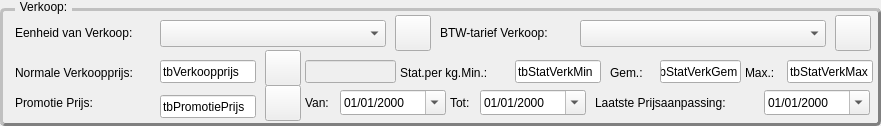
   <widget class="QGroupBox" name="grbxVerkoop">
    <property name="geometry">
     <rect>
      <x>15</x>
      <y>80</y>
      <width>881</width>
      <height>126</height>
     </rect>
    </property>
    <property name="styleSheet">
     <string notr="true">QGroupBox {
border: 3px solid gray;
border-radius: 5px;
margin-top: 8px;
border-style: outset;
}

QGroupBox::title {
subcontrol-origin: margin;
left: 15px;
padding: 0 3px 0 3px;
}</string>
    </property>
    <property name="title">
     <string>Verkoop:</string>
    </property>
    <widget class="QLabel" name="lbEenheidVerkoop">
     <property name="geometry">
      <rect>
       <x>15</x>
       <y>25</y>
       <width>141</width>
       <height>16</height>
      </rect>
     </property>
     <property name="text">
      <string>Eenheid van Verkoop:</string>
     </property>
    </widget>
    <widget class="QComboBox" name="cbxEenheidVerkoop">
     <property name="geometry">
      <rect>
       <x>160</x>
       <y>20</y>
       <width>226</width>
       <height>27</height>
      </rect>
     </property>
    </widget>
    <widget class="QPushButton" name="btnMaintEenheid">
     <property name="geometry">
      <rect>
       <x>395</x>
       <y>15</y>
       <width>36</width>
       <height>36</height>
      </rect>
     </property>
     <property name="focusPolicy">
      <enum>Qt::NoFocus</enum>
     </property>
     <property name="text">
      <string/>
     </property>
     <property name="icon">
      <iconset>
       <normaloff>:/icons/icons/before_change.png</normaloff>:/icons/icons/before_change.png</iconset>
     </property>
    </widget>
    <widget class="QComboBox" name="cbxBTWVerkoop">
     <property name="geometry">
      <rect>
       <x>580</x>
       <y>20</y>
       <width>246</width>
       <height>27</height>
      </rect>
     </property>
    </widget>
    <widget class="QLabel" name="lbBTWVerkoop">
     <property name="geometry">
      <rect>
       <x>440</x>
       <y>25</y>
       <width>131</width>
       <height>16</height>
      </rect>
     </property>
     <property name="text">
      <string>BTW-tarief Verkoop:</string>
     </property>
    </widget>
    <widget class="QPushButton" name="btnMaintBTWtarief">
     <property name="geometry">
      <rect>
       <x>835</x>
       <y>15</y>
       <width>36</width>
       <height>36</height>
      </rect>
     </property>
     <property name="focusPolicy">
      <enum>Qt::NoFocus</enum>
     </property>
     <property name="text">
      <string/>
     </property>
     <property name="icon">
      <iconset>
       <normaloff>:/icons/icons/before_change.png</normaloff>:/icons/icons/before_change.png</iconset>
     </property>
    </widget>
    <widget class="QLineEdit" name="tbVerkoopprijs">
     <property name="geometry">
      <rect>
       <x>160</x>
       <y>60</y>
       <width>96</width>
       <height>23</height>
      </rect>
     </property>
     <property name="text">
      <string>tbVerkoopprijs</string>
     </property>
    </widget>
    <widget class="QLineEdit" name="tbPromotiePrijs">
     <property name="geometry">
      <rect>
       <x>160</x>
       <y>95</y>
       <width>96</width>
       <height>23</height>
      </rect>
     </property>
     <property name="text">
      <string>tbPromotiePrijs</string>
     </property>
    </widget>
    <widget class="QLabel" name="lbVerkoopprijs">
     <property name="geometry">
      <rect>
       <x>15</x>
       <y>65</y>
       <width>151</width>
       <height>16</height>
      </rect>
     </property>
     <property name="text">
      <string>Normale Verkoopprijs:</string>
     </property>
    </widget>
    <widget class="QLabel" name="lbPromotiePrijs">
     <property name="geometry">
      <rect>
       <x>15</x>
       <y>95</y>
       <width>136</width>
       <height>16</height>
      </rect>
     </property>
     <property name="text">
      <string>Promotie Prijs:</string>
     </property>
    </widget>
    <widget class="QDateEdit" name="dtpPromVan">
     <property name="geometry">
      <rect>
       <x>340</x>
       <y>90</y>
       <width>106</width>
       <height>25</height>
      </rect>
     </property>
     <property name="displayFormat">
      <string>dd/MM/yyyy</string>
     </property>
     <property name="calendarPopup">
      <bool>true</bool>
     </property>
    </widget>
    <widget class="QLabel" name="lbPromVan">
     <property name="geometry">
      <rect>
       <x>305</x>
       <y>95</y>
       <width>36</width>
       <height>16</height>
      </rect>
     </property>
     <property name="text">
      <string>Van:</string>
     </property>
    </widget>
    <widget class="QDateEdit" name="dtpPromTot">
     <property name="geometry">
      <rect>
       <x>480</x>
       <y>90</y>
       <width>106</width>
       <height>25</height>
      </rect>
     </property>
     <property name="displayFormat">
      <string>dd/MM/yyyy</string>
     </property>
     <property name="calendarPopup">
      <bool>true</bool>
     </property>
    </widget>
    <widget class="QLabel" name="lbPromTot">
     <property name="geometry">
      <rect>
       <x>450</x>
       <y>95</y>
       <width>31</width>
       <height>16</height>
      </rect>
     </property>
     <property name="text">
      <string>Tot:</string>
     </property>
    </widget>
    <widget class="QLineEdit" name="tbStatVerkMin">
     <property name="geometry">
      <rect>
       <x>515</x>
       <y>60</y>
       <width>86</width>
       <height>23</height>
      </rect>
     </property>
     <property name="focusPolicy">
      <enum>Qt::NoFocus</enum>
     </property>
     <property name="text">
      <string>tbStatVerkMin</string>
     </property>
     <property name="readOnly">
      <bool>true</bool>
     </property>
    </widget>
    <widget class="QLineEdit" name="tbStatVerkGem">
     <property name="geometry">
      <rect>
       <x>660</x>
       <y>60</y>
       <width>81</width>
       <height>23</height>
      </rect>
     </property>
     <property name="focusPolicy">
      <enum>Qt::NoFocus</enum>
     </property>
     <property name="text">
      <string>tbStatVerkGem</string>
     </property>
     <property name="readOnly">
      <bool>true</bool>
     </property>
    </widget>
    <widget class="QLineEdit" name="tbStatVerkMax">
     <property name="geometry">
      <rect>
       <x>787</x>
       <y>60</y>
       <width>86</width>
       <height>23</height>
      </rect>
     </property>
     <property name="focusPolicy">
      <enum>Qt::NoFocus</enum>
     </property>
     <property name="text">
      <string>tbStatVerkMax</string>
     </property>
     <property name="readOnly">
      <bool>true</bool>
     </property>
    </widget>
    <widget class="QLabel" name="lbStatVerkGem">
     <property name="geometry">
      <rect>
       <x>610</x>
       <y>65</y>
       <width>46</width>
       <height>16</height>
      </rect>
     </property>
     <property name="text">
      <string>Gem.:</string>
     </property>
    </widget>
    <widget class="QLabel" name="lbStatVerkMax">
     <property name="geometry">
      <rect>
       <x>745</x>
       <y>65</y>
       <width>41</width>
       <height>16</height>
      </rect>
     </property>
     <property name="text">
      <string>Max.:</string>
     </property>
    </widget>
    <widget class="QLabel" name="lbStatVerk">
     <property name="geometry">
      <rect>
       <x>400</x>
       <y>65</y>
       <width>116</width>
       <height>16</height>
      </rect>
     </property>
     <property name="text">
      <string>Stat.per kg.Min.:</string>
     </property>
    </widget>
    <widget class="QLabel" name="lbLaatstePrijsUpdate">
     <property name="geometry">
      <rect>
       <x>595</x>
       <y>95</y>
       <width>166</width>
       <height>16</height>
      </rect>
     </property>
     <property name="text">
      <string>Laatste Prijsaanpassing:</string>
     </property>
    </widget>
    <widget class="QDateEdit" name="dtpLaatstePrijsUpdate">
     <property name="geometry">
      <rect>
       <x>764</x>
       <y>90</y>
       <width>106</width>
       <height>25</height>
      </rect>
     </property>
     <property name="displayFormat">
      <string>dd/MM/yyyy</string>
     </property>
     <property name="calendarPopup">
      <bool>true</bool>
     </property>
    </widget>
    <widget class="QPushButton" name="btnCalcVKP">
     <property name="geometry">
      <rect>
       <x>265</x>
       <y>50</y>
       <width>36</width>
       <height>36</height>
      </rect>
     </property>
     <property name="text">
      <string/>
     </property>
     <property name="icon">
      <iconset>
       <normaloff>:/icons/icons/calculator.png</normaloff>:/icons/icons/calculator.png</iconset>
     </property>
    </widget>
    <widget class="QPushButton" name="btnCalcPromo">
     <property name="geometry">
      <rect>
       <x>265</x>
       <y>85</y>
       <width>36</width>
       <height>36</height>
      </rect>
     </property>
     <property name="text">
      <string/>
     </property>
     <property name="icon">
      <iconset>
       <normaloff>:/icons/icons/calculator.png</normaloff>:/icons/icons/calculator.png</iconset>
     </property>
    </widget>
    <widget class="QLineEdit" name="tbincl">
     <property name="enabled">
      <bool>false</bool>
     </property>
     <property name="geometry">
      <rect>
       <x>305</x>
       <y>60</y>
       <width>91</width>
       <height>23</height>
      </rect>
     </property>
    </widget>
   </widget>
